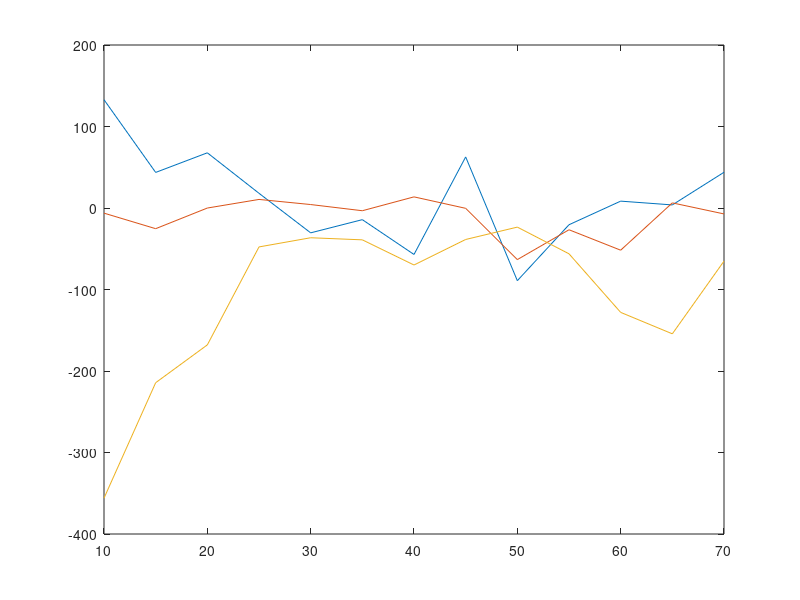
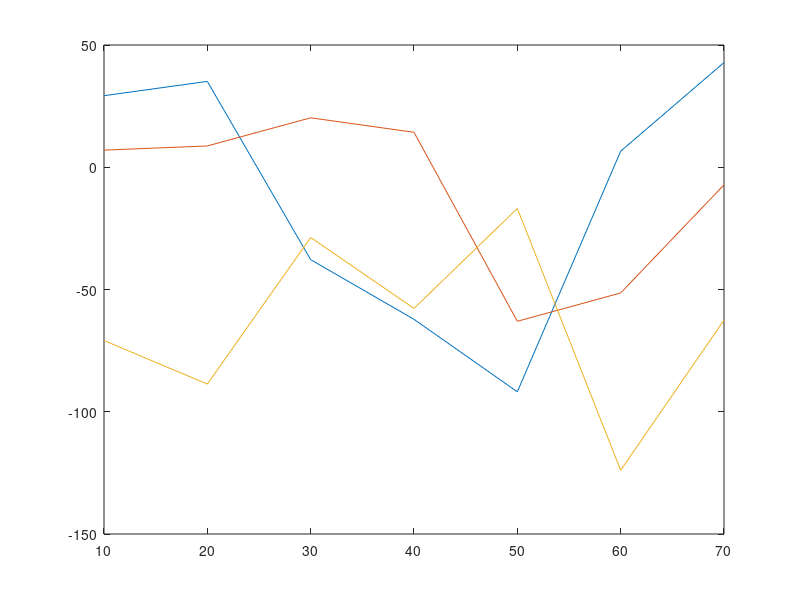
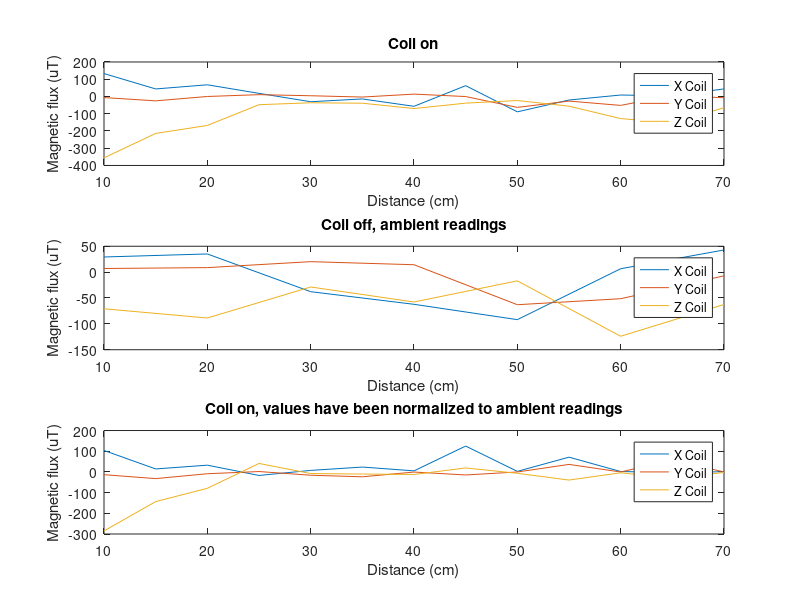

Here is the MATLAB script that generated these plots, in order:
load('magnetometer_data','-mat');
magnetometer_data = magnetoemeter_data;
%vector for coil values only
distance = 10:5:70;
coil_values_only = magnetometer_data([2 3 5 6 8 9 11 12 14 15 17 18 20],:);

%vector for ambient values only 
ambient_values_only = magnetometer_data([1 4 7 10 13 16 19],:);
distance_ambient = (10:10:70);

figure;
plot(distance, coil_values_only);

figure; 
plot(distance_ambient, ambient_values_only);



%ambient subtracted readings - figure out a looped solution to this 
ambient_subtracted_reading(1,:) = coil_values_only(1,:) - ambient_values_only(1,:);
ambient_subtracted_reading(2,:) = coil_values_only(2,:) - ambient_values_only(1,:); 

ambient_subtracted_reading(3,:) = coil_values_only(3,:) - ambient_values_only(2,:); 
ambient_subtracted_reading(4,:) = coil_values_only(4,:) - ambient_values_only(2,:); 

ambient_subtracted_reading(5,:) = coil_values_only(5,:) - ambient_values_only(3,:); 
ambient_subtracted_reading(6,:) = coil_values_only(6,:) - ambient_values_only(3,:); 

ambient_subtracted_reading(7,:) = coil_values_only(7,:) - ambient_values_only(4,:);
ambient_subtracted_reading(8,:) = coil_values_only(8,:) - ambient_values_only(4,:); 

ambient_subtracted_reading(9,:) = coil_values_only(9,:) - ambient_values_only(5,:); 
ambient_subtracted_reading(10,:) = coil_values_only(10,:) - ambient_values_only(5,:); 

ambient_subtracted_reading(11,:) = coil_values_only(11,:) - ambient_values_only(6,:); 
ambient_subtracted_reading(12,:) = coil_values_only(12,:) - ambient_values_only(6,:); 
    
ambient_subtracted_reading(13,:) = coil_values_only(13,:) - ambient_values_only(7,:); 

figure;
subplot(3,1,1)
plot(distance, coil_values_only);
title('Coil on');
xlabel('Distance (cm)');
ylabel('Magnetic flux (uT)');
legend('X Coil', 'Y Coil', 'Z Coil');
subplot(3,1,2)
plot(distance_ambient, ambient_values_only);
title('Coil off, ambient readings');
legend('X Coil', 'Y Coil', 'Z Coil');
xlabel('Distance (cm)');
ylabel('Magnetic flux (uT)');
subplot(3,1,3)
plot(distance, ambient_subtracted_reading);
title('Coil on, values have been normalized to ambient readings');
xlabel('Distance (cm)');
ylabel('Magnetic flux (uT)');
legend('X Coil', 'Y Coil', 'Z Coil');


